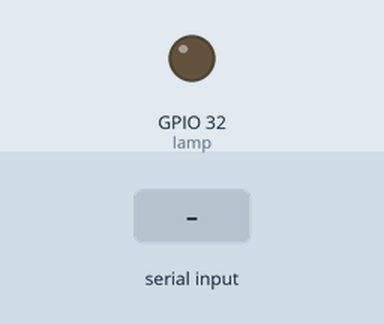
Simulated run of this sketch. Board: ESP32. Parts: output pins drawn as LEDs (lit = HIGH). The test bench sets the inputs (shaded band).

Above: at 1.2 s.
1.3 s: "1" received over Serial
At 2.1 s:
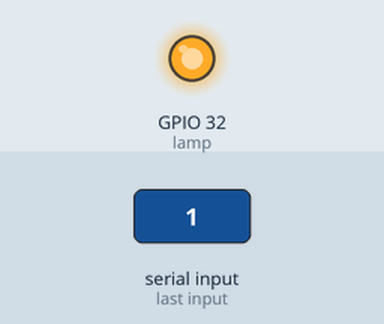
2.8 s: "0" received over Serial
At 3.2 s:
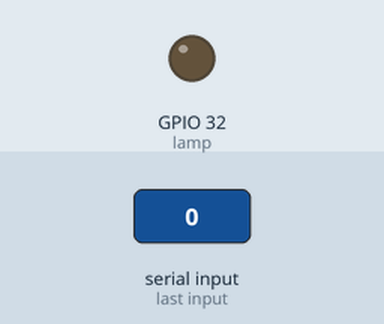
Timing chart, 0 to 5.8 s (numbered marks = the images above; inputs shaded):
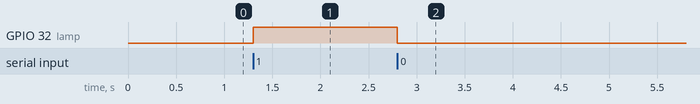

The sketch:

03.3VoiceControlledLamp.ino
```cpp
int lamp = 32; // GPIO 5
char data;

void setup() {
  Serial.begin(9600);
  pinMode(lamp, OUTPUT);
  digitalWrite(lamp, LOW); // البداية مطفي
}

void loop() {
  if (Serial.available()) {
    data = Serial.read();
    if (data == '1') digitalWrite(lamp, HIGH);
    else if (data == '0') digitalWrite(lamp, LOW);
  }
}
```

Measured:
- after the input at 1.3 s, GPIO 32 (lamp): LOW → HIGH at once
- after the input at 2.8 s, GPIO 32 (lamp): HIGH → LOW at once
